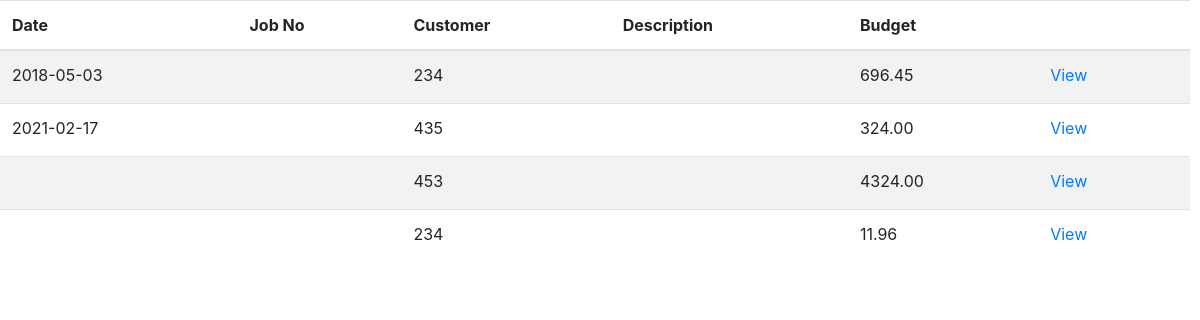
/tables/billing_table.php (signed in), run on an earlier commit of the app's database.
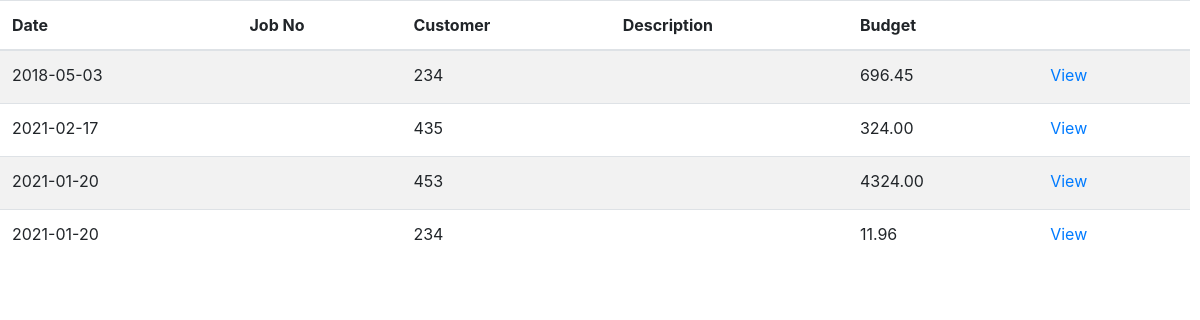
And on a later commit of the database.
### tables this page shows
CREATE TABLE `jobs` (
  `id` int(11) NOT NULL,
  `job_no` varchar(100) NOT NULL,
  `customer` varchar(400) NOT NULL,
  `channel` varchar(100) NOT NULL,
  `job_type` varchar(100) NOT NULL,
  `product` varchar(100) NOT NULL,
  `category` varchar(100) NOT NULL,
  `material` varchar(64) NOT NULL,
  `size` varchar(50) NOT NULL,
  `bind` varchar(50) NOT NULL,
  `colour` varchar(20) NOT NULL,
  `user_description` varchar(250) NOT NULL,
  `date` date NOT NULL,
  `quantity` decimal(10,2) NOT NULL,
  `budget` decimal(10,2) NOT NULL,
  `discount` decimal(10,2) NOT NULL,
  `discounted` decimal(10,2) NOT NULL,
  `ad_pay_amount` decimal(10,2) NOT NULL,
  `rest` decimal(10,2) NOT NULL,
  `admin_description` varchar(250) NOT NULL,
  `state` enum('request','design','production','reject','QA','complete','dispatch') NOT NULL,
  `accepted_by` varchar(100) NOT NULL,
  `checked_by` varchar(100) NOT NULL,
  `failed_reason` varchar(255) NOT NULL,
  `cash` decimal(10,2) NOT NULL,
  `change_amt` decimal(10,2) NOT NULL,
  `payment` decimal(10,2) NOT NULL,
  `dispatch_day` varchar(100) NOT NULL,
  `dispatch_year` varchar(10) NOT NULL,
  `dispatch_month` varchar(10) NOT NULL
);

### tables/billing_table.php (the view, shortened to what this page needs)
<!DOCTYPE html>
<html>
<head>
</head>
<body>
  <?php
   require '../include/config.php';
   $view_status ="complete";
  if(isset($_POST["query"]))
  {
     $search =$_POST["query"];
     $query = "SELECT * FROM jobs WHERE state='$view_status' AND customer LIKE '%".$search."%' ";
  }
  else if(isset($_POST["date"]))
  {
     $bill_date =$_POST["date"];
     $query = "SELECT * FROM jobs WHERE state='$view_status' AND dispatch_day = '$bill_date' ";
  }
  else if(isset($_POST["query"]) && ($_POST["date"]))
  {
     $search =$_POST["query"];
     $bill_date =$_POST["date"];
     $query = "SELECT * FROM jobs WHERE state='$view_status' AND dispatch_day = '$bill_date' AND job_no LIKE '%".$search."%' ";
  }
  else
  {
     $query = "SELECT * FROM jobs WHERE state='$view_status'";
  }
  $result = mysqli_query($conn ,$query);
  if(mysqli_num_rows($result)>0)
  {
    ?>
 <div class="tablealign">
 <?php include('../include/head.php'); ?>
  <table id="editable_table" class="table table table-striped">
   <thead>
    <tr>
     <th>Date</th>
     <th>Job No</th>
     <th>Customer</th>
     <th>Description</th>
     <th>Budget</th>
     <th></th>
    </tr>
   </thead>
   <tbody>
   <?php
   while($row = mysqli_fetch_array($result))
   {
    echo '
    <tr>
     <td>'.$row["dispatch_day"].'</td>
     <td>'.$row["job_no"].'</td>
     <td>'.$row["customer"].'</td>
     <td>'.$row["product"].'</td>
     <td>'.$row["budget"].'</td>
      <td><button type="button"  id="' .$row["id"].'" name="'.$row["id"].'" class="btn btn-primary btn-sm view_data" data-toggle="modal" data-target="#myModal" style="background-color: transparent; border: 0px; color: #007bff; font-size: 16px; padding-top: 0px;">View</button></td>
    </tr>';
   }
   ?>
   </tbody>
  </table>
</div>
   <?php
  }
  else
  {
   echo 'Data Not Found';
  }
  ?>
  </body>
  </html>

What changed in the data, as far as the page shows it:
changed jobs (number 3 of 4 on the later page): dispatch_day (not shown) → "2021-01-20"
changed jobs (number 4 of 4 on the later page): dispatch_day (not shown) → "2021-01-20"
